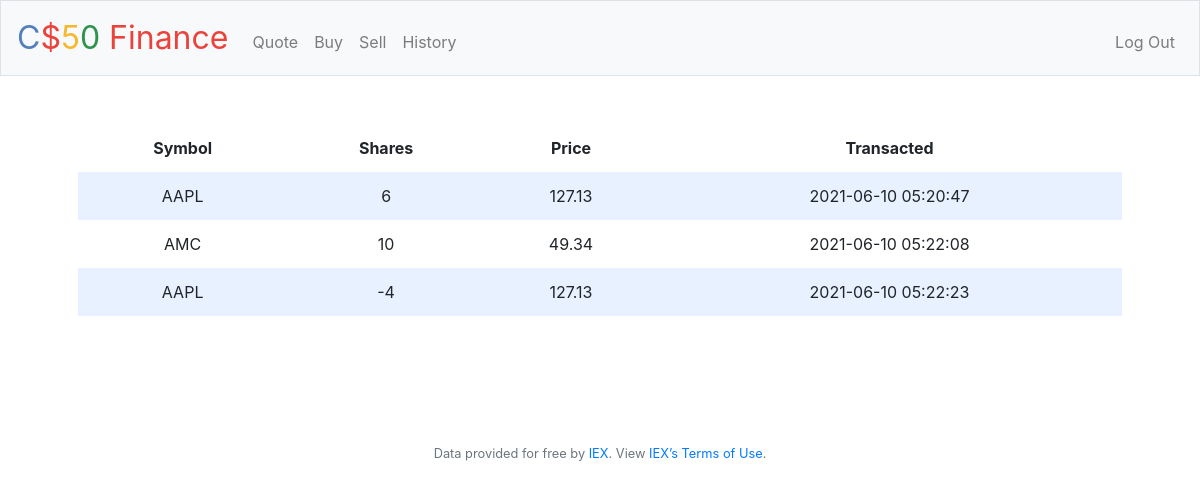
Screenshot of /history (signed in) with the database file from the repository.
### tables this page shows
CREATE TABLE transactions  (id INTEGER, symbol TEXT NOT NULL,
price NUMERIC NOT NULL, shares INTEGER NOT NULL, type TEXT NOT NULL,
time TIMESTAMP DEFAULT CURRENT_TIMESTAMP NOT NULL, user_id INTEGER NOT NULL, PRIMARY KEY (id));

### application.py (the view)
@app.route("/history")
@login_required
def history():
    ROWS = db.execute("SELECT symbol,  shares, price, time FROM transactions WHERE user_id = ?", session['user_id'])
    return render_template("history.html", rows=ROWS)

### application.py (called while the page is built)
@app.after_request
def after_request(response):
    response.headers["Cache-Control"] = "no-cache, no-store, must-revalidate"
    response.headers["Expires"] = 0
    response.headers["Pragma"] = "no-cache"
    return response

### helpers.py (called while the page is built)
def login_required(f):
    @wraps(f)
    def decorated_function(*args, **kwargs):
        if session.get("user_id") is None:
            return redirect("/login")
        return f(*args, **kwargs)
    return decorated_function

### templates/history.html (shortened to what this page needs)
{% extends "layout.html" %}
{% block main %}
    <table>
        <thead>
            <tr>
                <th>Symbol</th>
                <th>Shares</th>
                <th>Price</th>
                <th>Transacted</th>
            </tr>
        </thead>
        <tbody>
            {% for row in rows %}
            <tr>
                <td>{{ row.symbol }}</td>
                <td>{{ row.shares }}</td>
                <td>{{ row.price }}</td>
                <td>{{ row.time }}</td>
            </tr>
            {% endfor %}
        </tbody>
    </table>
{% endblock %}

### static/styles.css (style rules this page uses)
table { background-color: transparent; margin-bottom: 5rem; width: 100%; }
table th, table td { padding: 0.75rem; vertical-align: middle; }
tbody tr:nth-of-type(odd) { background-color: rgb(179, 208, 255, 0.3) }

### rows the page displays
transactions: symbol "AAPL", shares "6", price "127.13", time "2021-06-10 05:20:47"
transactions: symbol "AMC", shares "10", price "49.34", time "2021-06-10 05:22:08"
transactions: symbol "AAPL", shares "-4", price "127.13", time "2021-06-10 05:22:23"
